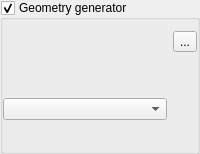
                       <widget class="QgsCollapsibleGroupBox" name="mGeometryGeneratorGroupBox">
                        <property name="toolTip">
                         <string>&lt;html&gt;&lt;head/&gt;&lt;body&gt;&lt;p&gt;&lt;span style=&quot; font-weight:600;&quot;&gt;Generates or transforms the geometry to be used for labeling&lt;/span&gt;&lt;/p&gt;&lt;p&gt;&lt;br/&gt;&lt;/p&gt;&lt;p&gt;The expression will be applied to each feature while rendering and the label will be placed based on the expression result.&lt;/p&gt;&lt;/body&gt;&lt;/html&gt;</string>
                        </property>
                        <property name="title">
                         <string>Geometry generator</string>
                        </property>
                        <property name="checkable">
                         <bool>true</bool>
                        </property>
                        <layout class="QGridLayout" name="gridLayout_41">
                         <property name="leftMargin">
                          <number>0</number>
                         </property>
                         <property name="rightMargin">
                          <number>0</number>
                         </property>
                         <item row="1" column="0" rowspan="2">
                          <widget class="QgsCodeEditorExpression" name="mGeometryGenerator" native="true"/>
                         </item>
                         <item row="2" column="1">
                          <spacer name="verticalSpacer_9">
                           <property name="orientation">
                            <enum>Qt::Vertical</enum>
                           </property>
                           <property name="sizeHint" stdset="0">
                            <size>
                             <width>20</width>
                             <height>40</height>
                            </size>
                           </property>
                          </spacer>
                         </item>
                         <item row="1" column="1">
                          <widget class="QToolButton" name="mGeometryGeneratorExpressionButton">
                           <property name="text">
                            <string>...</string>
                           </property>
                          </widget>
                         </item>
                         <item row="4" column="0">
                          <widget class="QLabel" name="mGeometryGeneratorWarningLabel">
                           <property name="text">
                            <string/>
                           </property>
                           <property name="wordWrap">
                            <bool>true</bool>
                           </property>
                          </widget>
                         </item>
                         <item row="3" column="0">
                          <widget class="QComboBox" name="mGeometryGeneratorType">
                           <property name="sizePolicy">
                            <sizepolicy hsizetype="MinimumExpanding" vsizetype="Fixed">
                             <horstretch>0</horstretch>
                             <verstretch>0</verstretch>
                            </sizepolicy>
                           </property>
                          </widget>
                         </item>
                        </layout>
                       </widget>
